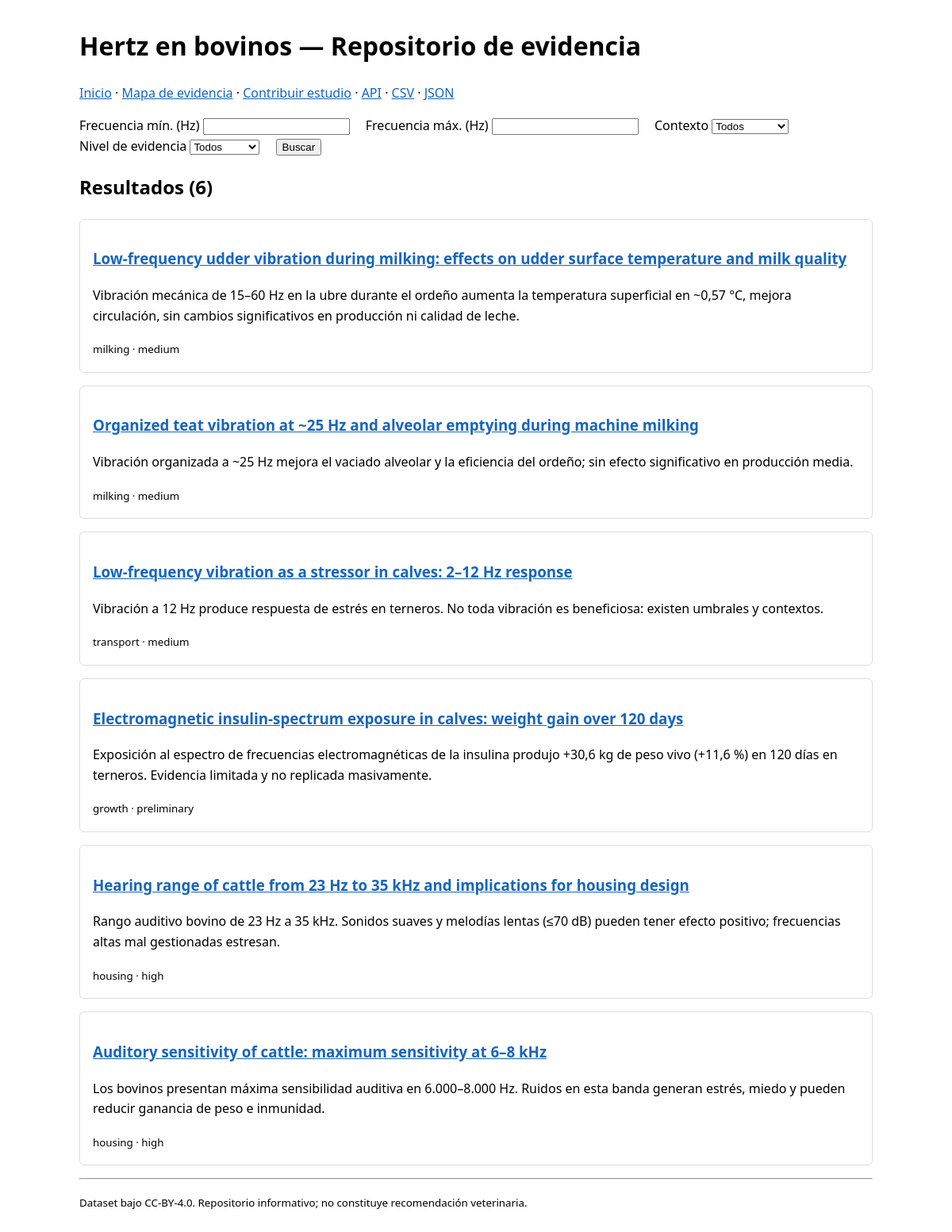
The page / on the database its author committed.
### tables this page shows
CREATE TABLE studies (
    id INT UNSIGNED AUTO_INCREMENT PRIMARY KEY,
    title VARCHAR(500) NOT NULL,
    authors VARCHAR(1000) NULL,
    publication_year SMALLINT UNSIGNED NULL,
    doi VARCHAR(200) NULL,
    url VARCHAR(700) NULL,
    source_type ENUM('paper','patent','review','thesis','report') NOT NULL DEFAULT 'paper',
    species ENUM('dairy_cows','beef_cattle','calves','mixed') NOT NULL DEFAULT 'dairy_cows',
    context ENUM('milking','feeding','transport','growth','reproduction','housing','other') NOT NULL DEFAULT 'other',
    summary TEXT NULL,
    evidence_level ENUM('high','medium','low','preliminary') NOT NULL DEFAULT 'preliminary',
    created_at TIMESTAMP DEFAULT CURRENT_TIMESTAMP,
    updated_at TIMESTAMP DEFAULT CURRENT_TIMESTAMP ON UPDATE CURRENT_TIMESTAMP,
    INDEX idx_context (context),
    INDEX idx_species (species),
    INDEX idx_evidence (evidence_level)
);

### public/index.php (called while the page is built, shortened)
<?php
require_once __DIR__ . '/../src/Repositories/StudyRepository.php';
$repo = new StudyRepository(db());
$minHz    = isset($_GET['min']) && $_GET['min'] !== '' ? (float) $_GET['min'] : null;
$maxHz    = isset($_GET['max']) && $_GET['max'] !== '' ? (float) $_GET['max'] : null;
$context  = $_GET['context'] ?? null;
$evidence = $_GET['evidence'] ?? null;
$results = $repo->search($minHz, $maxHz, $context, $evidence);
require __DIR__ . '/../templates/layout.php';

### src/config/database.php (called while the page is built, shortened)
<?php
function db(): PDO
{
    $driver = $_ENV['DB_DRIVER'] ?? 'mysql';
    if ($driver === 'pgsql') {
        $dsn = sprintf('pgsql:host=%s;port=%s;dbname=%s;sslmode=require',
            $_ENV['DB_HOST'], $_ENV['DB_PORT'] ?? '5432', $_ENV['DB_NAME']);
    } else {
        $dsn = sprintf('mysql:host=%s;port=%s;dbname=%s;charset=utf8mb4',
            $_ENV['DB_HOST'], $_ENV['DB_PORT'] ?? '3306', $_ENV['DB_NAME']);
    }
    $pdo = new PDO($dsn, $_ENV['DB_USER'], $_ENV['DB_PASS'], [
        PDO::ATTR_ERRMODE            => PDO::ERRMODE_EXCEPTION,
        PDO::ATTR_DEFAULT_FETCH_MODE => PDO::FETCH_ASSOC,
        PDO::ATTR_EMULATE_PREPARES   => false,
    ]);
    return $pdo;
}

### src/Repositories/StudyRepository.php (called while the page is built, shortened)
<?php
require_once __DIR__ . '/../config/database.php';
final class StudyRepository
{
    public function search(?float $minHz, ?float $maxHz, ?string $context, ?string $evidence): array
    {
        $sql = 'SELECT DISTINCT s.* FROM studies s';
        $params = [];
        if ($minHz !== null || $maxHz !== null) {
            $sql .= ' INNER JOIN frequencies f ON f.study_id = s.id';
            if ($minHz !== null && $maxHz !== null) {
                $sql .= ' WHERE f.frequency_max_hz >= :min AND f.frequency_min_hz <= :max';
                $params[':min'] = $minHz; $params[':max'] = $maxHz;
            } elseif ($minHz !== null) {
                $sql .= ' WHERE f.frequency_max_hz >= :min';
                $params[':min'] = $minHz;
            } else {
                $sql .= ' WHERE f.frequency_min_hz <= :max';
                $params[':max'] = $maxHz;
            }
        } else {
            $sql .= ' WHERE 1=1';
        }
        $sql .= ' ORDER BY s.publication_year DESC, s.id DESC';
        $stmt = $this->pdo->prepare($sql);
        $stmt->execute($params);
        return $stmt->fetchAll();
    }
}

### templates/partials/study_card.php (the view, shortened to what this page needs)
<article class="study-card">
    <h3><a href="/study.php?id=<?= (int)$study['id'] ?>"><?= htmlspecialchars($study['title']) ?></a></h3>
    <p><?= htmlspecialchars((string)$study['summary']) ?></p>
    <small><?= htmlspecialchars((string)$study['context']) ?> · <?= htmlspecialchars((string)$study['evidence_level']) ?></small>
</article>

### templates/layout.php (shortened to what this page needs)
<!doctype html>
<html lang="es">
<head>
    <link rel="stylesheet" href="/assets/css/style.css">
</head>
<body>
<h1>Hertz en bovinos — Repositorio de evidencia</h1>
<p>
    <a href="/index.php">Inicio</a> ·
    <a href="/evidence-map.php">Mapa de evidencia</a> ·
    <a href="/contribute.php">Contribuir estudio</a> ·
    <a href="/api/">API</a> ·
    <a href="/export.php?format=csv">CSV</a> ·
    <a href="/export.php?format=json">JSON</a>
</p>
<form method="get" action="/index.php">
    <label>Frecuencia mín. (Hz) <input type="number" step="0.001" name="min" value="<?= htmlspecialchars((string)($_GET['min'] ?? '')) ?>"></label>
    <label>Frecuencia máx. (Hz) <input type="number" step="0.001" name="max" value="<?= htmlspecialchars((string)($_GET['max'] ?? '')) ?>"></label>
    <label>Contexto
        <select name="context">
            <option value="">Todos</option>
        </select>
    </label>
    <label>Nivel de evidencia
        <select name="evidence">
            <option value="">Todos</option>
        </select>
    </label>
    <button type="submit">Buscar</button>
</form>
<h2>Resultados (<?= count($results) ?>)</h2>
<?php foreach ($results as $study): include __DIR__ . '/partials/study_card.php'; endforeach; ?>
<hr>
<p><small>Dataset bajo CC-BY-4.0. Repositorio informativo; no constituye recomendación veterinaria.</small></p>
</body>
</html>

### assets/css/style.css (style rules this page uses)
body { margin: 0; }
a { color: #1565c0; }

### templates/layout.php (style rules this page uses)
body { font-family:system-ui,sans-serif;max-width:1000px;margin:2em auto;padding:0 1em;line-height:1.6 }
.study-card { border:1px solid #ddd;padding:1em;margin:1em 0;border-radius:6px }
form label { display:inline-block;margin-right:1em }

### rows shown on the page
studies: title "Low-frequency udder vibration during milking: effects on udder surface temperature and milk quality", summary "Vibración mecánica de 15–60 Hz en la ubre durante el ordeño aumenta la temperatura superficial en ~0,57 °C, mejora circulación, sin cambios significativos en producción ni calidad de leche.", context "milking", evidence_level "medium"
studies: title "Organized teat vibration at ~25 Hz and alveolar emptying during machine milking", summary "Vibración organizada a ~25 Hz mejora el vaciado alveolar y la eficiencia del ordeño; sin efecto significativo en producción media.", context "milking", evidence_level "medium"
studies: title "Low-frequency vibration as a stressor in calves: 2–12 Hz response", summary "Vibración a 12 Hz produce respuesta de estrés en terneros. No toda vibración es beneficiosa: existen umbrales y contextos.", context "transport", evidence_level "medium"
studies: title "Electromagnetic insulin-spectrum exposure in calves: weight gain over 120 days", summary "Exposición al espectro de frecuencias electromagnéticas de la insulina produjo +30,6 kg de peso vivo (+11,6 %) en 120 días en terneros. Evidencia limitada y no replicada masivamente.", context "growth", evidence_level "preliminary"
studies: title "Hearing range of cattle from 23 Hz to 35 kHz and implications for housing design", summary "Rango auditivo bovino de 23 Hz a 35 kHz. Sonidos suaves y melodías lentas (≤70 dB) pueden tener efecto positivo; frecuencias altas mal gestionadas estresan.", context "housing", evidence_level "high"
studies: title "Auditory sensitivity of cattle: maximum sensitivity at 6–8 kHz", summary "Los bovinos presentan máxima sensibilidad auditiva en 6.000–8.000 Hz. Ruidos en esta banda generan estrés, miedo y pueden reducir ganancia de peso e inmunidad.", context "housing", evidence_level "high"

### other values the page prints
count($results) "6"
